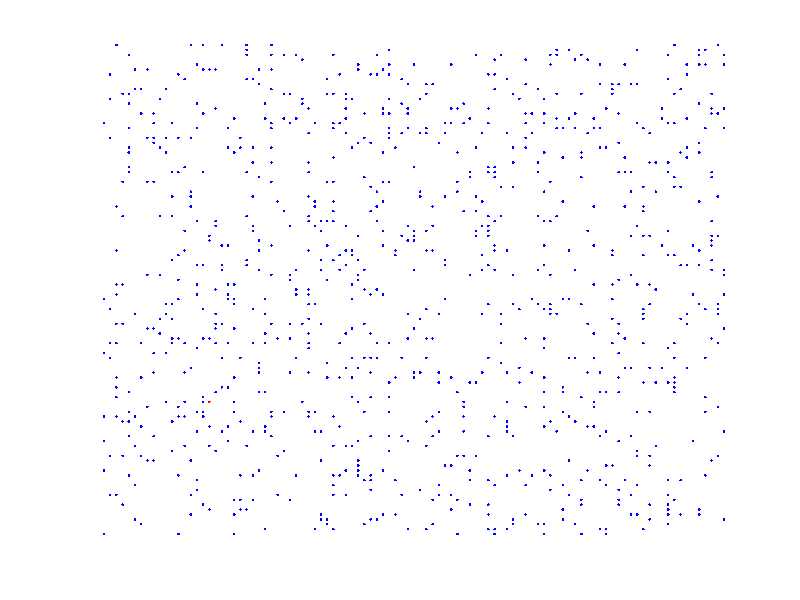

Write the MATLAB code that produced this figure. (Note: this script raises an error after producing the figure.)
clc, clear all
% /////////////////////////////// Parameters //////////////////////////////

s = 100; % Size of lattice.
n = 1000; % Number of agents.
T = 2000; % Max time.
d = 0.3; % Diffusion rate.
v0 = -0; % Big potential strength.
u0 = -10; % Small potential strength.
std = 20.; % Big potential standard deviation.
std2 = 20.; % Small potential standard deviation.
mn = [-25 0; 25 0]; % Big potential mean.
halflife = 200;  % Time steps until the friendship has decreased to half
l = log(2) / halflife; % Decay constant.
type_run = 'Resultat\no_apoint_shorthl';  % The (prefix of the) file to save
friend_tol = 0.1; % What we define as a friend
cap = 15; % How strong a friendship can be

% \\\\\\\\\\\\\\\\\\\\\\\\\\\\\\\\\\\\\\\\\\\\\\\\\\\\\\\\\\\\\\\\\\\\\\\\\

% ////////////////////////// Initialize variables /////////////////////////

% Initial coordinates.
x = randi([-s/2,s/2],n,1);
y = randi([-s/2,s/2],n,1);
n1 = n-1; % #agents who prefer the first attraction point
n2 = n - n1; % #agents who prefer the second attraction point
preferences = [repelem([1,1], n1, 1); repelem([0, 1], n2, 1)];
x1 = x(1:n1);
x2 = x(n1+1:end);
y1 = y(1:n1);
y2 = y(n1+1:end);
N = sparse(zeros(n)); % Network matrix.

T0 = zeros(n); % Time reference for decay rate.

figure;
h1 = plot(x1, y1,'b.');
hold on;
h2 = plot( x2, y2, 'r.');
axis([-s/2 s/2 -s/2 s/2])
axis off


set(h1,'XDataSource','x1');
set(h1,'YDataSource','y1');
set(h2,'XDataSource','x2');
set(h2,'YDataSource','y2');

% ///////////////////////////// Initialize measurements  ///////7//////////
num_meas = 40;
degrees = zeros(n, num_meas);
clust_coef = zeros(1, num_meas);
av_path = zeros(1, num_meas);
modularity_save = zeros(1, num_meas);
clusters = zeros(n, num_meas);

tmod = T/num_meas;
meas = 1;
% /////////////////////////////// Main loop ///////////////////////////////

t = 1;
while (t <= T)
    
    E = reshape([x,y],1,n,2) - reshape([x,y],n,1,2); % Euclidian distances.
    U = triu(sparse((sum(abs(E),3) == 0)),1); % Find agents that share location.
    A = U + U'; % Adjency matrix.
    
    T0(A == 1) = t; % Update time reference.
    
    N = N.*dec(t,l,T0) + A; % Update network.
    N(N>cap) = cap; %Cap how good friends people can be
    
    % Calculate energies.
    energy_x_minus = pot(x - 1,y,s,v0,u0,std,std2,mn,N,[x,y], preferences);
    energy_x_plus = pot(x + 1,y,s,v0,u0,std,std2,mn,N,[x,y], preferences);
    energy_y_minus = pot(x,y - 1,s,v0,u0,std,std2,mn,N,[x,y], preferences);
    energy_y_plus = pot(x,y + 1,s,v0,u0,std,std2,mn,N,[x,y], preferences);
    
    p_x_minus = 1./(1+exp(energy_x_minus - energy_x_plus));
    p_y_minus = 1./(1+exp(energy_y_minus - energy_y_plus));
    %statX = [exp(- energy_x_minus/e), ...
     %   exp(- energy_x_plus/e)];
    %statY = [exp(- energy_y_minus/e), ...
     %   exp(- energy_y_plus/e)];
    % disp(statX(1,:))
    % Normalized probabilities.
    %statX = statX./sum(statX,2);
    %statY = statY./sum(statY,2);
    
    % Update coordinates.
    x = x + (rand(n,1) < d).*(2 * (rand(n,1) > p_x_minus) - 1);
    y = y + (rand(n,1) < d).*(2 * (rand(n,1) > p_y_minus) - 1);
    refreshdata(h1)
    refreshdata(h2)
    drawnow
%     F(t) = getframe(gcf);
    
    if  mod(t, tmod) == 0
        disp(t)
        disp('Calculating network properties...')       
        unweightN = double(N>friend_tol);
        disp(' -- degrees')
        degrees(:, meas) = sum(N, 2);
        disp(' -- clustering coefficients')
        clust_coef(1, meas) = ClustCoeff(unweightN);
        %disp(' -- average pathlength')
        %av_path(1,meas) = Average_PL(unweightN);
        disp(' -- modularity')
        [modularity_save(1, meas), clusters(:, meas)] = modularity(N);
        meas = meas + 1;
    end
    x1 = x(1:n1);
    x2 = x(n1:end);
    y1 = y(1:n1);
    y2 = y(n1:end);
    t = t + 1;
end

% \\\\\\\\\\\\\\\\\\\\\\\\\\\\\\\\\\\\\\\\\\\\\\\\\\\\\\\\\\\\\\\\\\\\\\\\\

hold off

disp('Saving...')
% Save the data
% Clear unwanted data
clear A ans E energy_x_minus energy_x_plus energy_y_minus energy_y_plus...
    h1 h2 N meas p_x_minus p_y_minus t T0 U u0 unweightN x x1 x2 y y1 y2
%type_run = 'Resultat\no_apoint_longhl';
timestamp = string(clock);
timestamp = timestamp(1:end-1);
filename = strjoin([type_run, timestamp], '_');
filename = filename + '.mat';
save(filename)
disp('Done!')

% video = VideoWriter('model_run.mp4','MPEG-4');
% video.FrameRate = 45;
% open(video)
% writeVideo(video,F)
% close(video)
